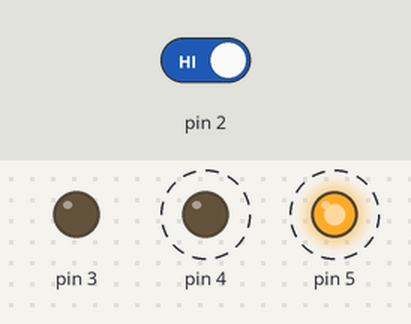
The sketch below on a simulated Arduino Uno, built with avr-gcc and run on an emulated ATmega328P. Shown: output pins drawn as LEDs (lit = HIGH). Dashed ring = blinking. The test bench sets the inputs (shaded band); at power-on: pin 2 HIGH.

Above: at 1.25 s.
1.3 s: pin 2 driven LOW
At 2.3 s:
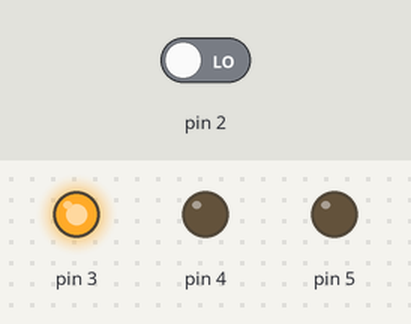
2.9 s: pin 2 driven HIGH
At 3.05 s:
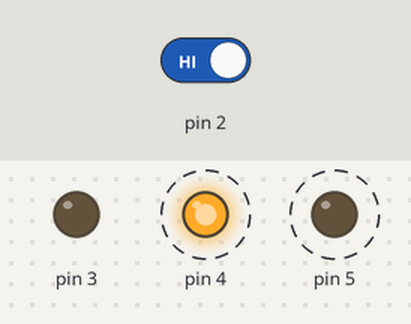
Timing chart, 0 to 11.9 s (numbered marks = the images above; inputs shaded):
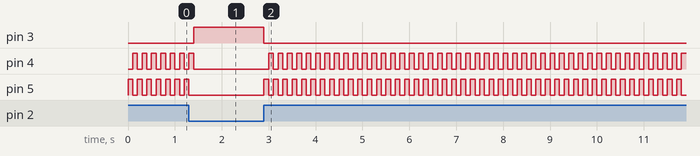

Measured:
- after the input at 1.3 s, pin 3: LOW → HIGH after 0.10 s; pin 4: goes on until 1.4 s, then stays LOW; pin 5: goes on until 1.3 s, then stays LOW
- after the input at 2.9 s, pin 3: HIGH → LOW at once; pin 4: alternates HIGH for 0.10 s and LOW for 0.10 s, starting after 0.10 s; pin 5: alternates HIGH for 0.10 s and LOW for 0.10 s, starting at once
- by itself, pin 4, pin 5: alternates HIGH for 0.10 s and LOW for 0.10 s

The sketch:

Project2.ino.ino
```cpp
// Blinks two red LEDs with a delay of 100 ms when switch is on, When switch is off green BLUE LED turns on always

int switchState = 0;

void setup() {
  // put your setup code here, to run once:
  pinMode(5, OUTPUT);
  pinMode(4, OUTPUT);
  pinMode(3, OUTPUT);
  pinMode(2, INPUT);

}

void loop() {
  // put your main code here, to run repeatedly:
  switchState = digitalRead(2);

  if (switchState == LOW){
    digitalWrite(3, HIGH); // Green LED
    digitalWrite(4, LOW); // Red LED
    digitalWrite(5, LOW); // Red LED
  }
  else{
    digitalWrite(3,LOW);
    digitalWrite(4,LOW);
    digitalWrite(5,HIGH);
    delay(100);
    digitalWrite(4, HIGH);
    digitalWrite(5, LOW);
    delay(100);

  }


}
```
